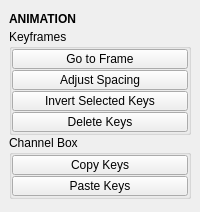
<?xml version="1.0" encoding="UTF-8"?>
<ui version="4.0">
 <class>QtUi</class>
 <widget class="QMainWindow" name="QtUi">
  <property name="enabled">
   <bool>true</bool>
  </property>
  <property name="geometry">
   <rect>
    <x>0</x>
    <y>0</y>
    <width>200</width>
    <height>212</height>
   </rect>
  </property>
  <property name="tabShape">
   <enum>QTabWidget::Triangular</enum>
  </property>
  <property name="dockNestingEnabled">
   <bool>true</bool>
  </property>
  <property name="dockOptions">
   <set>QMainWindow::AllowNestedDocks|QMainWindow::AllowTabbedDocks|QMainWindow::AnimatedDocks|QMainWindow::ForceTabbedDocks</set>
  </property>
  <widget class="QWidget" name="central_widget">
   <property name="minimumSize">
    <size>
     <width>200</width>
     <height>0</height>
    </size>
   </property>
   <layout class="QVBoxLayout" name="verticalLayout_2">
    <item>
     <layout class="QVBoxLayout" name="verticalLayout">
      <property name="spacing">
       <number>0</number>
      </property>
      <item>
       <widget class="Header" name="header">
        <property name="minimumSize">
         <size>
          <width>0</width>
          <height>20</height>
         </size>
        </property>
        <property name="font">
         <font>
          <weight>75</weight>
          <bold>true</bold>
         </font>
        </property>
        <property name="text">
         <string>ANIMATION</string>
        </property>
       </widget>
      </item>
      <item>
       <widget class="QGroupBox" name="face">
        <property name="baseSize">
         <size>
          <width>0</width>
          <height>0</height>
         </size>
        </property>
        <property name="title">
         <string>Keyframes</string>
        </property>
        <layout class="QVBoxLayout" name="verticalLayout_6">
         <property name="spacing">
          <number>1</number>
         </property>
         <property name="leftMargin">
          <number>0</number>
         </property>
         <property name="topMargin">
          <number>0</number>
         </property>
         <property name="rightMargin">
          <number>0</number>
         </property>
         <property name="bottomMargin">
          <number>0</number>
         </property>
         <item>
          <widget class="PushButton" name="tb000">
           <property name="minimumSize">
            <size>
             <width>0</width>
             <height>20</height>
            </size>
           </property>
           <property name="maximumSize">
            <size>
             <width>16777215</width>
             <height>20</height>
            </size>
           </property>
           <property name="toolTip">
            <string>&lt;html&gt;&lt;head/&gt;&lt;body&gt;&lt;p&gt;Set the current frame on the timeslider.&lt;/p&gt;&lt;/body&gt;&lt;/html&gt;</string>
           </property>
           <property name="text">
            <string>Go to Frame</string>
           </property>
           <property name="checkable">
            <bool>false</bool>
           </property>
          </widget>
         </item>
         <item>
          <widget class="PushButton" name="tb002">
           <property name="minimumSize">
            <size>
             <width>0</width>
             <height>20</height>
            </size>
           </property>
           <property name="maximumSize">
            <size>
             <width>16777215</width>
             <height>20</height>
            </size>
           </property>
           <property name="toolTip">
            <string>Add or remove spacing between all keys at a given time for any currently selected objects.</string>
           </property>
           <property name="text">
            <string>Adjust Spacing</string>
           </property>
           <property name="checkable">
            <bool>false</bool>
           </property>
          </widget>
         </item>
         <item>
          <widget class="PushButton" name="tb001">
           <property name="minimumSize">
            <size>
             <width>0</width>
             <height>20</height>
            </size>
           </property>
           <property name="maximumSize">
            <size>
             <width>16777215</width>
             <height>20</height>
            </size>
           </property>
           <property name="toolTip">
            <string>&lt;html&gt;&lt;head/&gt;&lt;body&gt;&lt;p&gt;Duplicate any selected keyframes and paste them inverted at the given time.&lt;/p&gt;&lt;/body&gt;&lt;/html&gt;</string>
           </property>
           <property name="text">
            <string>Invert Selected Keys</string>
           </property>
           <property name="checkable">
            <bool>false</bool>
           </property>
          </widget>
         </item>
         <item>
          <widget class="QPushButton" name="b000">
           <property name="enabled">
            <bool>true</bool>
           </property>
           <property name="minimumSize">
            <size>
             <width>0</width>
             <height>20</height>
            </size>
           </property>
           <property name="maximumSize">
            <size>
             <width>16777215</width>
             <height>20</height>
            </size>
           </property>
           <property name="toolTip">
            <string>&lt;html&gt;&lt;head/&gt;&lt;body&gt;&lt;p&gt;Deletes &lt;span style=&quot; font-weight:600;&quot;&gt;ALL&lt;/span&gt; keyframes for the currently selected object(s).&lt;/p&gt;&lt;p&gt;If specific attributes are selected in the channel box, only keyframes for those attributes will be deleted.&lt;/p&gt;&lt;/body&gt;&lt;/html&gt;</string>
           </property>
           <property name="text">
            <string>Delete Keys</string>
           </property>
           <property name="iconSize">
            <size>
             <width>18</width>
             <height>18</height>
            </size>
           </property>
          </widget>
         </item>
        </layout>
       </widget>
      </item>
      <item>
       <widget class="QGroupBox" name="groupBox">
        <property name="title">
         <string>Channel Box</string>
        </property>
        <layout class="QGridLayout" name="gridLayout">
         <property name="leftMargin">
          <number>0</number>
         </property>
         <property name="topMargin">
          <number>0</number>
         </property>
         <property name="rightMargin">
          <number>0</number>
         </property>
         <property name="bottomMargin">
          <number>0</number>
         </property>
         <property name="spacing">
          <number>1</number>
         </property>
         <item row="1" column="1">
          <widget class="QPushButton" name="b002">
           <property name="enabled">
            <bool>true</bool>
           </property>
           <property name="minimumSize">
            <size>
             <width>0</width>
             <height>20</height>
            </size>
           </property>
           <property name="maximumSize">
            <size>
             <width>16777215</width>
             <height>20</height>
            </size>
           </property>
           <property name="toolTip">
            <string>&lt;html&gt;&lt;head/&gt;&lt;body&gt;&lt;p&gt;Sets keys matching any previously stored attributes at the current time.&lt;/p&gt;&lt;/body&gt;&lt;/html&gt;</string>
           </property>
           <property name="text">
            <string>Paste Keys</string>
           </property>
           <property name="iconSize">
            <size>
             <width>18</width>
             <height>18</height>
            </size>
           </property>
          </widget>
         </item>
         <item row="0" column="1">
          <widget class="QPushButton" name="b001">
           <property name="enabled">
            <bool>true</bool>
           </property>
           <property name="minimumSize">
            <size>
             <width>0</width>
             <height>20</height>
            </size>
           </property>
           <property name="maximumSize">
            <size>
             <width>16777215</width>
             <height>20</height>
            </size>
           </property>
           <property name="toolTip">
            <string>&lt;html&gt;&lt;head/&gt;&lt;body&gt;&lt;p&gt;Stores the current values of any selected attributes in Maya's channel box for the currently selected scene objects.&lt;/p&gt;&lt;/body&gt;&lt;/html&gt;</string>
           </property>
           <property name="text">
            <string>Copy Keys</string>
           </property>
           <property name="iconSize">
            <size>
             <width>18</width>
             <height>18</height>
            </size>
           </property>
          </widget>
         </item>
        </layout>
       </widget>
      </item>
      <item>
       <spacer name="verticalSpacer">
        <property name="orientation">
         <enum>Qt::Vertical</enum>
        </property>
        <property name="sizeHint" stdset="0">
         <size>
          <width>0</width>
          <height>10</height>
         </size>
        </property>
       </spacer>
      </item>
     </layout>
    </item>
   </layout>
  </widget>
 </widget>
 <customwidgets>
  <customwidget>
   <class>Header</class>
   <extends>QLabel</extends>
   <header>uitk.widgets.header.Header.h</header>
  </customwidget>
  <customwidget>
   <class>PushButton</class>
   <extends>QPushButton</extends>
   <header>widgets.pushbutton.h</header>
  </customwidget>
 </customwidgets>
 <resources/>
 <connections/>
 <designerdata>
  <property name="gridDeltaX">
   <number>5</number>
  </property>
  <property name="gridDeltaY">
   <number>10</number>
  </property>
  <property name="gridSnapX">
   <bool>true</bool>
  </property>
  <property name="gridSnapY">
   <bool>true</bool>
  </property>
  <property name="gridVisible">
   <bool>true</bool>
  </property>
 </designerdata>
</ui>
